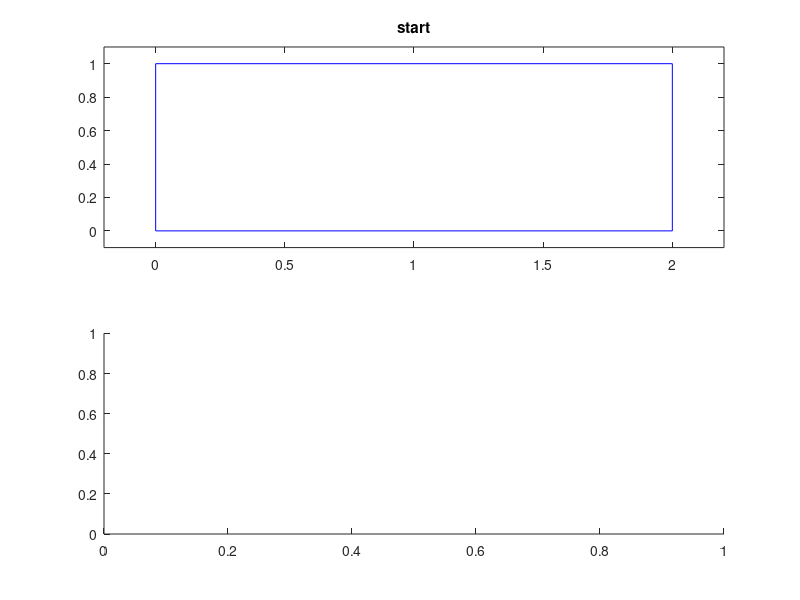

The MATLAB source for this figure: (Note: this script raises an error after producing the figure.)
% main box sizes:
a=2;
b=1;

Nb=30; % number of boxes

% random boxes sizes:
mab=mean([a b]);
aa=0.05*mab+0.3*mab*rand(1,Nb);
bb=0.05*mab+0.3*mab*rand(1,Nb);
m2=min([aa bb]/2); % smallest half-size
AA=aa.*bb; % boxes areas

penalty=0.1*a*b;
nac=0.5; % negative area coefficient


N=1500; % population size
ng=10000; % number of generations
pmpe=0.2; % places exchange mutation probability
pmbj=0.1; % big gauss jump
pmsj=0.2; % small gauss jump
pmrr=0.2; % random rotation
pmvi=0.2; % random visible/invisible

figure;
%ha1=axes;
ha1=subplot(2,1,1);
plot([0 a a 0 0], [0 0 b b 0],'b-');
xlim([-0.1*a 1.1*a]);
ylim([-0.1*b 1.1*b]);
set(ha1,'NextPlot','add');
ht=title(ha1,'start');
ha2=subplot(2,1,2);
drawnow;


set_cl; % set color table cl to plot boxes with different colors



% random initial population:
G=zeros(N,4*Nb);
Gch=zeros(N,4*Nb); % children
for Nc=1:N % for each individual
    G1=zeros(4,Nb); % one individual
    % G1(1,i)=1 if i-box is visible
    % G1(2,i)=1 if i-box is rotated at 90 degrees
    % G1(3,i) - x-coordinate of i-box center
    % G1(4,i) - y-coordinate of i-box center

    G1(1,:)=double(rand(1,Nb)<0.2);
    G1(2,:)=double(rand(1,Nb)<0.5);
    
    G1(3,:)=m2+(a-m2)*rand(1,Nb);
    G1(4,:)=m2+(b-m2)*rand(1,Nb);
    
    
    G(Nc,:)=(G1(:))'; % (G1(:))' converts matrix to row-vector
end

hi=imagesc(G,'parent',ha2);
drawnow;



Gpr1=zeros(4,Nb);
Gpr2=zeros(4,Nb); % two parents
Gch1=zeros(4,Nb);
Gch2=zeros(4,Nb); % two children
clear F;
fc=1;
for ngc=1:ng % generations counting
    % find fitnesses:
    fitnesses=zeros(N,1);
    for Nc=1:N % for each individual
        G1(:)=(G(Nc,:))';
        vis=G1(1,:);
        ind=find(vis);
        L=length(ind);
        if L>0
            % only visible:
            rot=G1(2,ind);
            x=G1(3,ind);
            y=G1(4,ind);
            if L==1
                aaa=aa(ind);
                bbb=bb(ind);
                if rot
                    tmp=aaa;
                    aaa=bbb;
                    bbb=tmp;
                end
                A0=AA(ind); % box area
                x1=max([x-aaa/2  0]);
                y1=max([y-bbb/2  0]);
                x2=min([x+aaa/2  a]);
                y2=min([y+bbb/2  b]);
                % x1 - x2,  y1 - y2 is box (part of current box) that inside main box
                if (x1>=x2)||(y1>=y2)
                    A=0; % box that inside main box area
                else
                    A=(x2-x1)*(y2-y1); % box that inside main box area
                end
                %if A<A0 % if not fully inside main box
                if (aaa/2<=x)&&(x<=a-aaa/2)&&(bbb/2<=y)&&(y<=b-bbb/2) % if filly inside
                    fitness=A;
                else
                    fitness=A-nac*(A0-A)-penalty;
                end
                    
            else
                fitness=0;
                ispen=false; % true if penality
                
                % check cross with main box:
                % add boxes arreas and strong subtract out areas:
                for n=1:L % for each box
                    ind1=ind(n);
                    aaa=aa(ind1);
                    bbb=bb(ind1);
                    if rot(n)
                        tmp=aaa;
                        aaa=bbb;
                        bbb=tmp;
                    end
                    A0=AA(ind1); % box area
                    x1=max([x(n)-aaa/2  0]);
                    y1=max([y(n)-bbb/2  0]);
                    x2=min([x(n)+aaa/2  a]);
                    y2=min([y(n)+bbb/2  b]);
                    % x1 - x2,  y1 - y2 is box (part of current box) that inside main box
                    if (x1>=x2)||(y1>=y2)
                        A=0; % box that inside main box area
                    else
                        A=(x2-x1)*(y2-y1); % box that inside main box area
                    end
                    %if A<A0 % if not fully inside main box
                        %fitness=fitness + A-nac*(A0-A);
                        %ispen=true; % penality
                    %else
                        %fitness=fitness + A;
                    %end
                    
                    if (aaa/2<=x(n))&&(x(n)<=a-aaa/2)&&(bbb/2<=y(n))&&(y(n)<=b-bbb/2) % if filly inside
                        fitness=fitness + A;
                    else
                        fitness=fitness + A-nac*(A0-A);
                        ispen=true; % penality
                    end
                    
                end
                
                % for each pair of boxes:
                for n1=1:L-1
                    ind1=ind(n1);
                    aaa1=aa(ind1);
                    bbb1=bb(ind1);
                    if rot(n1)
                        tmp=aaa1;
                        aaa1=bbb1;
                        bbb1=tmp;
                    end
                    A1=AA(ind1);
                    x1=x(n1);
                    y1=y(n1); % position of 1st box of pair
                    for n2=n1+1:L
                        ind2=ind(n2);
                        aaa2=aa(ind2);
                        bbb2=bb(ind2);
                        if rot(n2)
                            tmp=aaa2;
                            aaa2=bbb2;
                            bbb2=tmp;
                        end
                        A2=AA(ind2);
                        x2=x(n2);
                        y2=y(n2); % position of 2nd box of pair
                        dx=abs(x1-x2);
                        dy=abs(y1-y2); % distancies
                        a12=(aaa1/2+aaa2/2);
                        b12=(bbb1/2+bbb2/2);
                        if (dx<a12)&&(dy<b12) % if cross
                            ispen=true;
                            Ac=(a12-dx)*(b12-dy); % area of cross
                            fitness=fitness-Ac-Ac; % becuse area of n1 and n2 was added fully
                            fitness=fitness-2*nac*Ac;
                        end

                    end
                end
                
                if ispen
                    fitness=fitness-penalty;
                end
        
            end
        else
            fitness=0;
        end
        fitnesses(Nc)=fitness;
    end
    
    [fb bi]=max(fitnesses); % best
    
    % plot best:
    G1(:)=(G(bi,:))';
    Gb=G(bi,:); % best
    if mod(ngc,100)==0
        cla(ha1);
        Atmp=0;
        for Nbc=1:Nb
            vis1=G1(1,Nbc);
            if vis1
                rot1=G1(2,Nbc);
                aaa=aa(Nbc);
                bbb=bb(Nbc);
                if rot1
                    tmp=aaa;
                    aaa=bbb;
                    bbb=tmp;
                end
                x=G1(3,Nbc);
                y=G1(4,Nbc);
                plot([x-aaa/2  x+aaa/2  x+aaa/2  x-aaa/2  x-aaa/2],...
                     [y-bbb/2  y-bbb/2  y+bbb/2  y+bbb/2  y-bbb/2],...
                     '-','color',cl(Nbc,:),...
                     'parent',ha1);
                hold on;
                Atmp=Atmp+aaa*bbb;
            end
        end
        plot([0 a a 0 0], [0 0 b b 0],'b-','parent',ha1);
        xlim(ha1,[-0.1*a 1.1*a]);
        ylim(ha1,[-0.1*b 1.1*b]);
        
        set(hi,'Cdata',G);
        
        nvb=length(find(G1(1,:))); % number of visible boxes
        
        set(ht,'string',[' generation: ' num2str(ngc)  ', boxes: ' num2str(nvb) ', area: ' num2str(fb)]);
        
        
        
        drawnow;
        
        F(fc)=getframe(gcf);
        fc=fc+1;
    end
    
    
    % prepare for crossover, selection:
    fmn=min(fitnesses);
    fst=std(fitnesses);
    if fst<1e-7
        fst=1e-7;
    end
    fmn1=fmn-0.01*fst; % little low then minimum
    P=fitnesses-fmn1; % positive values
    p=P/sum(P); % probabilities
    ii=roulette_wheel_indexes(N,p);
    Gp=G(ii,:); % parents
    
    % crossover:
    for n=1:2:N
        pr1=Gp(n,:);
        pr2=Gp(n+1,:); % two parents
        % in matrix form:
        Gpr1(:)=pr1'; 
        Gpr2(:)=pr2';
        
        for Nbc=1:Nb
            
            % visibility:
            if rand<0.5
                Gch1(1,Nbc)=Gpr1(1,Nbc);
            else
                Gch1(1,Nbc)=Gpr2(1,Nbc);
            end
            if rand<0.5
                Gch2(1,Nbc)=Gpr1(1,Nbc);
            else
                Gch2(1,Nbc)=Gpr2(1,Nbc);
            end
            
            % rotation:
            if rand<0.5
                Gch1(2,Nbc)=Gpr1(2,Nbc);
            else
                Gch1(2,Nbc)=Gpr2(2,Nbc);
            end
            if rand<0.5
                Gch2(2,Nbc)=Gpr1(2,Nbc);
            else
                Gch2(2,Nbc)=Gpr2(2,Nbc);
            end
            
            % position:
            % child 1:
            %i3=ceil(3*rand);
            %i3=roulette_wheel_indexes(1,[0.2 0.4 0.4]);
            i3=1+ceil(2*rand);
            switch i3
                case 1 % get mean position
                    Gch1(3,Nbc)=(Gpr1(3,Nbc)+Gpr2(3,Nbc))/2;
                    Gch1(4,Nbc)=(Gpr1(4,Nbc)+Gpr2(4,Nbc))/2;
                case 2 %get position of parent 1
                    Gch1(3,Nbc)=Gpr1(3,Nbc);
                    Gch1(4,Nbc)=Gpr1(4,Nbc);
                case 3 %get position of parent 2
                    Gch1(3,Nbc)=Gpr2(3,Nbc);
                    Gch1(4,Nbc)=Gpr2(4,Nbc);
            end
            % child 2:
            %i3=ceil(3*rand);
            %i3=roulette_wheel_indexes(1,[0.2 0.4 0.4]);
            i3=1+ceil(2*rand);
            switch i3
                case 1 % get mean position
                    Gch2(3,Nbc)=(Gpr1(3,Nbc)+Gpr2(3,Nbc))/2;
                    Gch2(4,Nbc)=(Gpr1(4,Nbc)+Gpr2(4,Nbc))/2;
                case 2 %get position of parent 1
                    Gch2(3,Nbc)=Gpr1(3,Nbc);
                    Gch2(4,Nbc)=Gpr1(4,Nbc);
                case 3 %get position of parent 2
                    Gch2(3,Nbc)=Gpr2(3,Nbc);
                    Gch2(4,Nbc)=Gpr2(4,Nbc);
            end
            
            
        end
        ch1=(Gch1(:))';
        ch2=(Gch2(:))';
        Gch(n,:)=ch1;
        Gch(n+1,:)=ch2;
        
        
    end
    G=Gch; % now children
    
    % mutations:
    % places exchange
    for Nc=1:N % for each individual
        if rand<pmpe
            G1(:)=(G(Nc,:))';
            ir1=ceil(Nb*rand);
            ir2=ceil(Nb*rand);
            tmp1=G1(3:4,ir1);
            G1(3:4,ir1)=G1(3:4,ir2);
            G1(3:4,ir2)=tmp1;
            G(Nc,:)=(G1(:))';
        end
    end
    
    % big gauss jump:
    for Nc=1:N % for each individual
        if rand<pmbj
            G1(:)=(G(Nc,:))';
            ir=ceil(Nb*rand);
            G1(3:4,ir)=G1(3:4,ir)+[0.05*a*randn;
                                   0.05*b*randn];
            G(Nc,:)=(G1(:))';
        end
    end
    
    % small gauss jump:
    for Nc=1:N % for each individual
        if rand<pmsj
            G1(:)=(G(Nc,:))';
            ir=ceil(Nb*rand);
            G1(3:4,ir)=G1(3:4,ir)+[0.005*a*randn;
                                   0.005*b*randn];
            G(Nc,:)=(G1(:))';
        end
    end
    
    % random rotation:
    for Nc=1:N % for each individual
        if rand<pmrr
            G1(:)=(G(Nc,:))';
            ir=ceil(Nb*rand);
            G1(2,ir)=double(rand<0.5);
            G(Nc,:)=(G1(:))';
        end
    end
    
    % random visible/invisible:
    for Nc=1:N % for each individual
        if rand<pmvi
            G1(:)=(G(Nc,:))';
            ir=ceil(Nb*rand);
            G1(1,ir)=double(rand<0.5);
            G(Nc,:)=(G1(:))';
        end
    end
    
    % ellitism:
    G(1,:)=Gb;
    

    
    
    
end

movie2avi(F,'catapult','fps',10,'compression','Cinepak');      